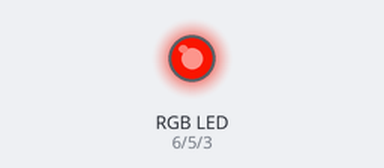
This sketch was run on a simulated Arduino Uno, built with avr-gcc and run on an emulated ATmega328P. On the bench: an RGB LED mixed from three pins (HIGH = lit). Dim RGB values are drawn brighter than linear.

Above: at 0.05 s.
At 0.6 s:
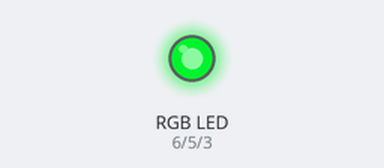
At 0.9 s:
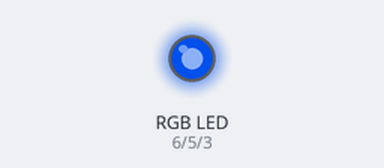
At 1.2 s:
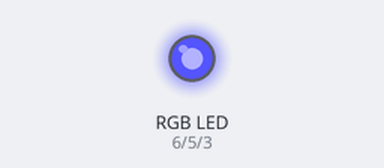
At 1.8 s:
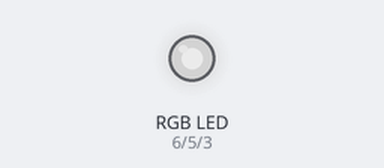
At 2.4 s:
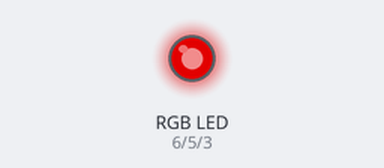
Timing chart, 0 to 5.9 s (numbered marks = the images above):
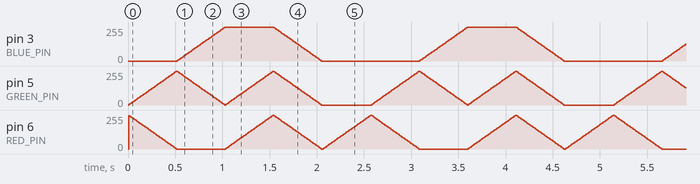

The sketch:

Crossfade_RGB_CC.ino
```cpp
/*
Fading RGB LED code - Common Cathode

Wiring:
  Common pin to GND
  RED to PWM pin 6
  GREEN to PWM pin 5
  BLUE to PWM pin 3

Uses millis() for future compatibility with microphone(s). Think of millis() as a stopwatch.
Call it once to start the watch (startMillis)
Call it again to change how much time has passed (currentMillis)
Subtract the two values to find the time elapsed: (currentMillis - startMillis)

*/

const int RED_PIN   = 6;
const int GREEN_PIN = 5;
const int BLUE_PIN  = 3;

const unsigned long STEP_INT = 10;  // how often to update brightness
const int STEP = 5;                    // how much to change per update; used in stepColor function

unsigned long startMillis = 0;  // stopwatch starts at 0.

// current brightness values
int currentR = 255;
int currentG = 0;
int currentB = 0;

// target color to fade toward
int targetR = 0;
int targetG = 255;
int targetB = 0;

// list of colors to cycle through. list store multiple values. Here we store an RGB combo as one value.
int colors[6][3] = {
  {255,   0,   0},  // red
  {  0, 255,   0},  // green
  {  0,   0, 255},  // blue
  {255, 255, 255},  // yellow
};
// TO DO: Use the colorwheel to ADD purple, turquoise and yellow to this lis.

int colorIndex = 1;  // start fading toward green

// Function nudges values one step toward target
int stepColor(int current, int target) {
  if (current < target) return min(current + STEP, target);
  if (current > target) return max(current - STEP, target);
  return current;
}

void setup() {
  // SET PIN MODE
  pinMode(RED_PIN,   OUTPUT);
  pinMode(GREEN_PIN, OUTPUT);
  pinMode(BLUE_PIN,  OUTPUT);
}

void loop() {

  unsigned long currentMillis = millis(); // get current time

  if (currentMillis - startMillis >= STEP_INT) {
    // compare start and current time; if it's past the interval, time to do stuff.
    startMillis = currentMillis;  // reset the stopwatch

    // step each channel toward the target
    currentR = stepColor(currentR, targetR);
    currentG = stepColor(currentG, targetG);
    currentB = stepColor(currentB, targetB);

    analogWrite(RED_PIN,   currentR);
    analogWrite(GREEN_PIN, currentG);
    analogWrite(BLUE_PIN,  currentB);

    // if target is reached, pick the next color in the array
    if (currentR == targetR && currentG == targetG && currentB == targetB) {
      colorIndex = (colorIndex + 1) % 6;
      targetR = colors[colorIndex][0];
      targetG = colors[colorIndex][1];
      targetB = colors[colorIndex][2];
    }
  }

}
```

Measured:
- by itself, pin 5 (GREEN_PIN), pin 6 (RED_PIN): moves between 0/255 and 255/255, repeating every 2.6 s
